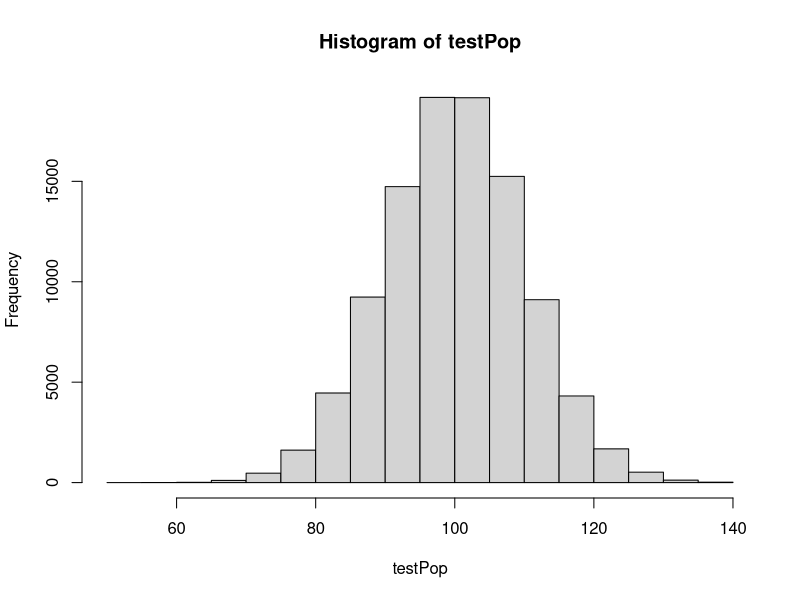
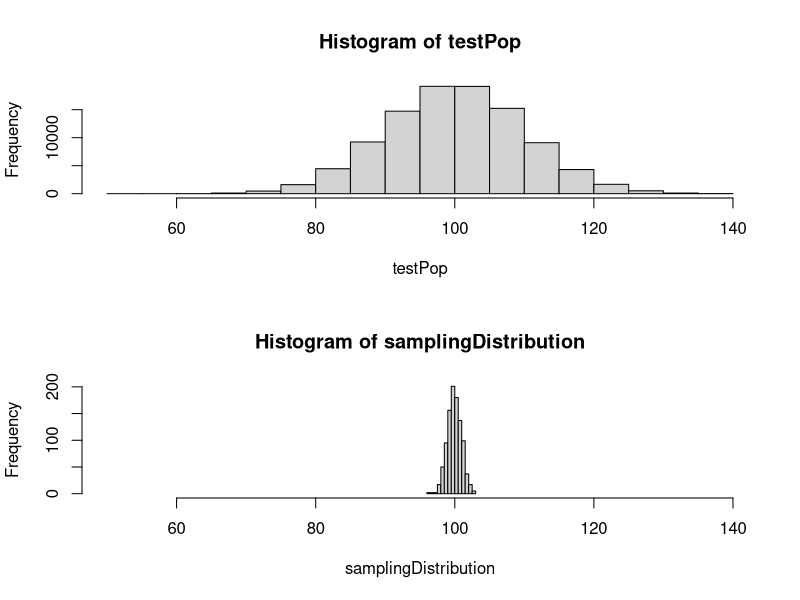

Write the R code that produced these figures, in order.
# Week 3 - R-Studio Clinic #4

# Instructions: Examine the code and comments below.
# Add code can comments as instructed to perform various tasks.

set.seed(1234) 						                # Control randomization
testPop <- rnorm(100000, mean=100, sd=10)	# Create simulated population of test scores
# testPop now contains the simulated population of test scores from which
# we will sample and calculate sample means. But first, let's check our
# work to see what the testPop look like.

# Question 1 - Write a line of code below this comment to calculate
# the mean of testPop.
mean(testPop)



# Question 2 - Write a line of code below this comment to produce
# a histogram of testPop.
hist(testPop)

# Question 3 - Add a comment under these two lines of code explaining what
# is going on.
sampleTestScores <- function(n) {sample(testPop, size=n, replace=TRUE)}
mean(sampleTestScores(100))
# Add comment here
#Oh NOOOO sample size variance 
#This code takes 100 observations from testPop and calculates the mean value 


# Question 4 - Add a comment under this lines of code explaining what
# is going on.
samplingDistribution <- replicate(1000, mean(sampleTestScores(100)))
# Add comment here
mean(samplingDistribution)


# Question 5 -  Write two lines of code to display 
# the minimum and maximum values in samplingDistribution.



# Question 6 - Write a comment describing why the minimum and 
# maximum are three or four points away from the mean of testPop
# Add comment here


# Question 7 - Write a comment describing the differences between 
# these two histograms and the cause of those differences.
par(mfrow=c(2,1))
hist(testPop, xlim=c(50,140))
hist(samplingDistribution, xlim=c(50,140))
par(mfrow=c(1,1))
# Add comment here.


# Question 8 - Write two lines of code to calculate the standard 
# deviation of testPop and the standard deviation of samplingDistribution.
# Add a comment to describe why these two values are so different.


# Add comment here.
